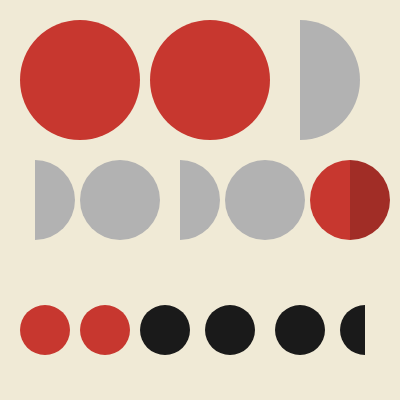
Frame 1 (no input)
Frame 60 (no input): identical to frame 1, image omitted
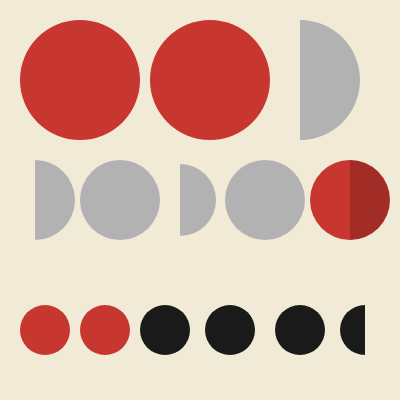
Frame 120 (the mouse pressed at the canvas centre since frame 60)

The p5.js sketch that drew these frames (run headless with seeded random() and noise() and a simulated clock; from frame 60 on, the mouse is pressed at the canvas centre):

// p5.js sketch
// ── sketch.js
// Array para armazenar todas as formas geométricas
let shapes = [];

// Paleta de cores inspirada na obra original
const colors = {
  background: '#F0EAD6',
  red: '#C7372F',
  grey: '#B2B2B2',
  black: '#1A1A1A',
  darkRed: '#A12D26' // Cor para o círculo dividido
};

// Fator de redução de tamanho ao passar o mouse
const hoverFactor = 0.9;

function setup() {
  createCanvas(400, 400); // Define o tamanho da tela
  noStroke(); // Remove as bordas de todas as formas

  // 1ª Fila (superior)
  shapes.push({ x: 80,  y: 80, r: 60, c1: colors.red, type: 'circle' });
  shapes.push({ x: 210, y: 80, r: 60, c1: colors.red, type: 'circle' });
  shapes.push({ x: 300, y: 80, r: 60, c1: colors.grey, type: 'semi-right' });

  // 2ª Fila (meio)
  const y2 = 200;
  const r2 = 40;
  shapes.push({ x: 35,  y: y2, r: r2, c1: colors.grey, type: 'semi-right' });
  shapes.push({ x: 120, y: y2, r: r2, c1: colors.grey, type: 'circle' });
  shapes.push({ x: 180, y: y2, r: r2, c1: colors.grey, type: 'semi-right' });
  shapes.push({ x: 265, y: y2, r: r2, c1: colors.grey, type: 'circle' });
  shapes.push({ x: 350, y: y2, r: r2, c1: colors.darkRed, c2: colors.red, type: 'split-v' });

  // 3ª Fila (inferior)
  const y3 = 330;
  const r3 = 25;
  const x_coords3 = [45, 105, 165, 230, 300, 365];
  shapes.push({ x: x_coords3[0], y: y3, r: r3, c1: colors.red, type: 'circle' });
  shapes.push({ x: x_coords3[1], y: y3, r: r3, c1: colors.red, type: 'circle' });
  shapes.push({ x: x_coords3[2], y: y3, r: r3, c1: colors.black, type: 'circle' });
  shapes.push({ x: x_coords3[3], y: y3, r: r3, c1: colors.black, type: 'circle' });
  shapes.push({ x: x_coords3[4], y: y3, r: r3, c1: colors.black, type: 'circle' });
  shapes.push({ x: x_coords3[5], y: y3, r: r3, c1: colors.black, type: 'semi-left'});
}


function draw() {
  background(colors.background); // Pinta o fundo a cada quadro

  // Itera sobre todas as formas para desenhá-las
  for (const shape of shapes) {
    let currentRadius = shape.r;
    
    // Calcula a distância entre o mouse e o centro da forma
    const distance = dist(mouseX, mouseY, shape.x, shape.y);

    // Se o mouse estiver sobre a forma, reduz seu raio
    if (distance < shape.r) {
      currentRadius = shape.r * hoverFactor;
    }

    // Desenha a forma com o raio (normal ou reduzido)
    drawShape(shape, currentRadius);
  }
}

/**
 * Função auxiliar para desenhar uma forma específica.
 * @param {object} shape - O objeto da forma a ser desenhada.
 * @param {number} radius - O raio atual da forma.
 */
function drawShape(shape, radius) {
  const diameter = radius * 2;

  // Usa um switch para determinar o tipo de forma a ser desenhada
  switch (shape.type) {
    case 'circle':
      fill(shape.c1);
      circle(shape.x, shape.y, diameter);
      break;
      
    case 'semi-right': // Semi-círculo do lado direito
      fill(shape.c1);
      arc(shape.x, shape.y, diameter, diameter, -HALF_PI, HALF_PI);
      break;
      
    case 'semi-left': // Semi-círculo do lado esquerdo
      fill(shape.c1);
      arc(shape.x, shape.y, diameter, diameter, HALF_PI, -HALF_PI);
      break;
      
    case 'split-v': // Círculo dividido verticalmente com duas cores
      // Parte direita
      fill(shape.c1);
      arc(shape.x, shape.y, diameter, diameter, -HALF_PI, HALF_PI);
      // Parte esquerda
      fill(shape.c2);
      arc(shape.x, shape.y, diameter, diameter, HALF_PI, -HALF_PI);
      break;
  }
}
